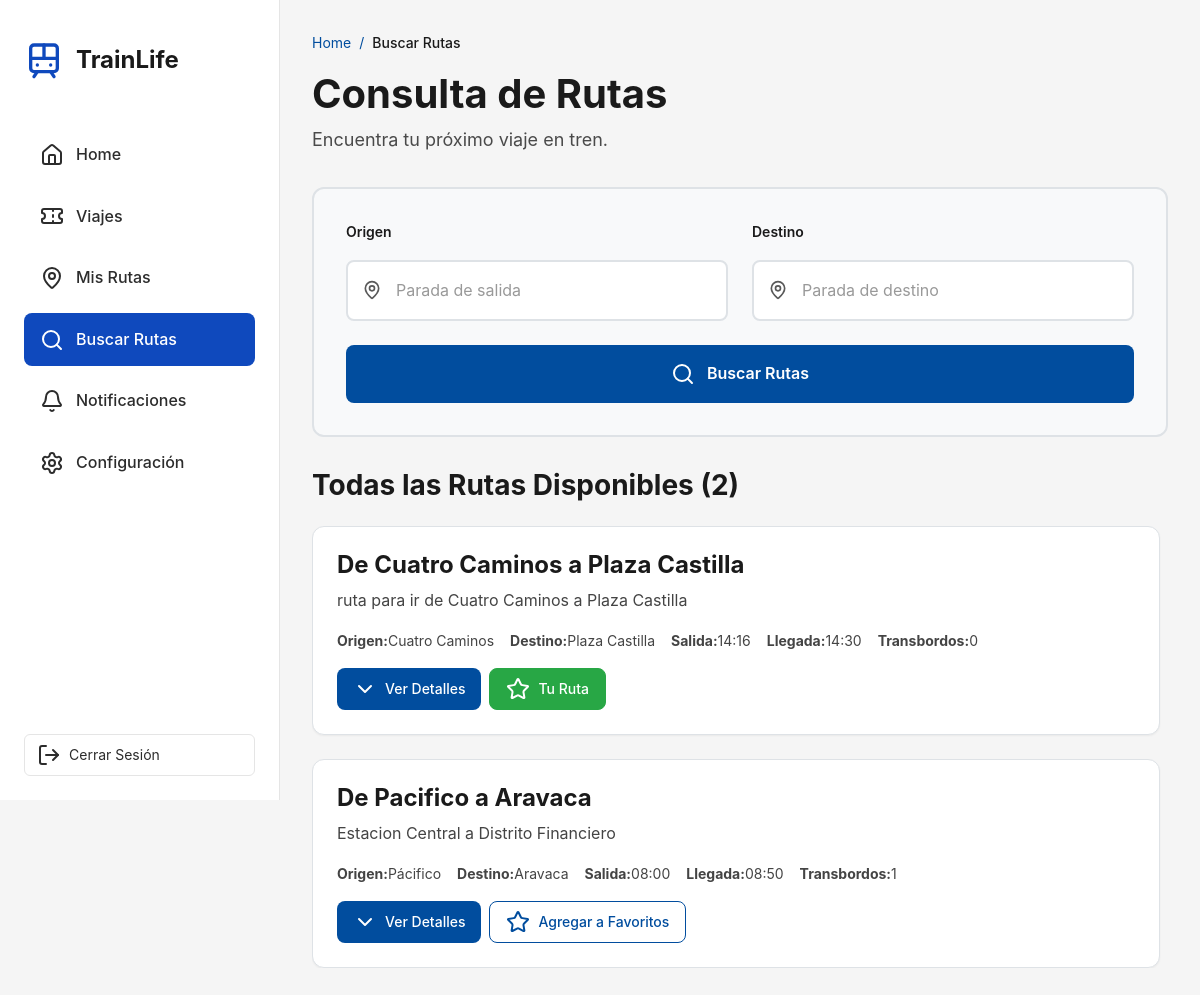
Screenshot of /buscarRutas/1/ (signed in) with the database file from the repository.
### trainLife/models.py (models this page shows, shortened)
class Ruta(models.Model):
    usuarios = models.ManyToManyField(Usuario, related_name='rutas', blank=True)
    nombre = models.CharField(max_length=200)  # Nombre descriptivo de la ruta
    descripcion = models.TextField(blank=True, null=True)  # Descripción opcional
    fechaCreacion = models.DateTimeField(auto_now_add=True)
    fechaActualizacion = models.DateTimeField(auto_now=True)
    class Meta:
        ordering = ['-fechaCreacion']
        verbose_name = 'Ruta'
        verbose_name_plural = 'Rutas'

class Trayecto(models.Model):
    ruta = models.ForeignKey(Ruta, on_delete=models.CASCADE, related_name='trayectos')
    orden = models.PositiveIntegerField(default=1)  # Orden del trayecto en la ruta
    estacionSalida = models.CharField(max_length=200)  # Ej: "Estación Central"
    andenSalida = models.CharField(max_length=10, blank=True, null=True)  # Ej: "3B"
    estacionLlegada = models.CharField(max_length=200)  # Ej: "Estación Intermedia"
    andenLlegada = models.CharField(max_length=10, blank=True, null=True)  # Ej: "1A"
    horaSalida = models.TimeField()  # Hora de salida
    horaLlegada = models.TimeField()  # Hora de llegada
    nombreLinea = models.CharField(max_length=100)  # Ej: "Línea 1 (Roja)"
    colorLinea = models.CharField(max_length=50, blank=True, null=True)  # Ej: "Roja", "Azul"
    imagenMapa = models.ImageField(upload_to='trayectos/mapas/', blank=True, null=True)
    fechaCreacion = models.DateTimeField(auto_now_add=True)
    class Meta:
        ordering = ['ruta', 'orden']
        verbose_name = 'Trayecto'
        verbose_name_plural = 'Trayectos'

### trainLife/views.py (the view, shortened to what this page needs)
# urls.py: path('buscarRutas/<int:usuario_id>/', views.buscarRutas, name='buscar_rutas'),
def buscarRutas(request, usuario_id):
    session_usuario_id = request.session.get('usuario_id')
    if not session_usuario_id or session_usuario_id != usuario_id:
        return redirect('login')
    usuario = Usuario.objects.filter(id=usuario_id).first()
    if not usuario:
        return redirect('login')
    rutas_disponibles = Ruta.objects.all().prefetch_related('trayectos').order_by('-fechaCreacion')
    busqueda = None
    from datetime import date
    fecha_actual = date.today().strftime('%Y-%m-%d')
    return render(request, 'buscarRutas.html', {
        'usuario': usuario,
        'rutas': rutas_disponibles,
        'busqueda': busqueda,
        'fecha_actual': fecha_actual
    })

### trainLife/templates/buscarRutas.html (shortened to what this page needs)
<!DOCTYPE html>
<html lang="es">
<head>
    {% load static %}
    <link href="https://cdn.jsdelivr.net/npm/bootstrap@5.3.0/dist/css/bootstrap.min.css" rel="stylesheet">
    <link rel="stylesheet" href="{% static 'styles/buscarRutas.css' %}">
    <link rel="stylesheet" href="{% static 'styles/sidebar.css' %}">
    <link rel="stylesheet" href="{% static 'styles/confirmModal.css' %}">
</head>
<body>
    <div class="dashboard-container">
        {% with seccion_actual='buscar_rutas' %}
            {% include 'includes/sidebar.html' %}
        {% endwith %}
        <main id="contenido-principal" class="main-content">
            <div class="content-wrapper">
                <nav class="breadcrumbs" aria-label="breadcrumb">
                    <a href="{% url 'inicio_usuario' usuario.id %}" class="breadcrumb-link">Home</a>
                    <span class="breadcrumb-separator">/</span>
                    <span class="breadcrumb-current">Buscar Rutas</span>
                </nav>
                <header class="page-header">
                    <h2 class="page-title">Consulta de Rutas</h2>
                    <p class="page-subtitle">Encuentra tu próximo viaje en tren.</p>
                </header>
                <section class="search-form-section">
                    <form id="searchForm" class="search-form" method="GET" action="{% url 'buscar_rutas' usuario.id %}" role="search" aria-label="Buscar rutas de tren">
                        <div class="form-grid">
                            <div class="form-group">
                                <label for="origen" class="form-label">Origen</label>
                                <div class="input-wrapper">
                                    <input
                                        type="text"
                                        id="origen"
                                        name="origen"
                                        class="form-input"
                                        placeholder="Parada de salida"
                                        aria-label="Estación de origen"
                                        value="{{ busqueda.origen|default:'' }}"
                                    >
                                </div>
                            </div>
                            <div class="form-group">
                                <label for="destino" class="form-label">Destino</label>
                                <div class="input-wrapper">
                                    <input
                                        type="text"
                                        id="destino"
                                        name="destino"
                                        class="form-input"
                                        placeholder="Parada de destino"
                                        aria-label="Estación de destino"
                                        value="{{ busqueda.destino|default:'' }}"
                                    >
                                </div>
                            </div>
                        </div>
                        <button type="submit" class="btn-search">
                            <i data-lucide="search"></i>
                            Buscar Rutas
                        </button>
                    </form>
                </section>
                <section class="routes-section">
                    <h3 class="section-title">
                        {% if busqueda %}
                            Resultados de la Búsqueda ({{ rutas|length }})
                        {% else %}
                            Todas las Rutas Disponibles ({{ rutas|length }})
                        {% endif %}
                    </h3>
                    {% if rutas %}
                        <div id="routesContainer" class="routes-container">
                            {% for ruta in rutas %}
                                <div class="route-card" id="route-{{ ruta.id }}" data-route-id="{{ ruta.id }}">
                                    <div class="route-header">
                                        <div class="route-info">
                                            <h2 class="route-title">{{ ruta.nombre }}</h2>
                                            <p class="route-description">
                                                {{ ruta.descripcion|default:"Sin descripción disponible" }}
                                            </p>
                                            {% if ruta.trayectos.all %}
                                                {% with primer_trayecto=ruta.trayectos.first ultimo_trayecto=ruta.trayectos.last %}
                                                <div class="route-summary">
                                                    <span><strong>Origen:</strong> {{ primer_trayecto.estacionSalida }}</span>
                                                    <span><strong>Destino:</strong> {{ ultimo_trayecto.estacionLlegada }}</span>
                                                    <span><strong>Salida:</strong> {{ primer_trayecto.horaSalida|time:"H:i" }}</span>
                                                    <span><strong>Llegada:</strong> {{ ultimo_trayecto.horaLlegada|time:"H:i" }}</span>
                                                    <span><strong>Transbordos:</strong> {{ ruta.trayectos.count|add:"-1" }}</span>
                                                </div>
                                                {% endwith %}
                                            {% endif %}
                                            <div class="route-actions">
                                                <button class="btn-toggle">
                                                    <i data-lucide="chevron-down"></i>
                                                    Ver Detalles
                                                </button>
                                                {% if usuario not in ruta.usuarios.all %}
                                                <button class="btn-save"
                                                    data-route-id="{{ ruta.id }}"
                                                    data-route-name="{{ ruta.nombre|escapejs }}"
                                                    data-user-id="{{ usuario.id }}">
                                                    <i data-lucide="star"></i>
                                                    Agregar a Favoritos
                                                </button>
                                                {% else %}
                                                <button class="btn-saved" disabled>
                                                    <i data-lucide="star" class="fill-star"></i>
                                                    Tu Ruta
                                                </button>
                                                {% endif %}
                                            </div>
                                        </div>
                                    </div>
                                </div>
                            {% endfor %}
                        </div>
                    {% endif %}
                </section>
            </div>
        </main>
    </div>
</body>
</html>

### trainLife/static/styles/buscarRutas.css (style rules this page uses)
:root { --primary-color: #014d9e; --primary-hover: #01336b; --success-color: #28a745; --success-hover: #218838; --text-dark: #1a1a1a; --text-secondary: #444444; --text-light: #999999; --bg-main: #f5f5f5; --bg-white: #ffffff; --bg-form: #f8f9fa; --bg-badge: #d4e3f7; --border-color: #dee2e6; --border-input: #dee2e6; --shadow-sm: 0 1px 2px rgba(0, 0, 0, 0.05); --shadow-md: 0 4px 6px rgba(0, 0, 0, 0.07); --sidebar-width: 280px; }
* { margin: 0; padding: 0; box-sizing: border-box; }
body { font-family: 'Inter', -apple-system, BlinkMacSystemFont, 'Segoe UI', sans-serif; background-color: var(--bg-main); color: var(--text-dark); line-height: 1.6; -webkit-font-smoothing: antialiased; -moz-osx-font-smoothing: grayscale; }
.dashboard-container { display: flex; min-height: 100vh; }
.main-content { flex: 1; margin-left: var(--sidebar-width); padding: 2rem; min-height: 100vh; }
.content-wrapper { max-width: 1200px; margin: 0 auto; }
.breadcrumbs { display: flex; align-items: center; gap: 0.5rem; margin-bottom: 1rem; font-size: 0.875rem; }
.breadcrumb-link { color: var(--primary-color); text-decoration: none; }
.breadcrumb-separator { color: var(--primary-color); }
.breadcrumb-current { color: var(--text-dark); font-weight: 500; }
.page-header { margin-bottom: 2rem; }
.page-title { font-size: 2.5rem; font-weight: 700; color: var(--text-dark); margin-bottom: 0.5rem; }
.page-subtitle { font-size: 1.125rem; color: #4a4a4a; }
.search-form-section { background-color: var(--bg-form); padding: 2rem; border-radius: 0.75rem; margin-bottom: 2rem; border: 2px solid var(--border-color); }
.search-form { display: flex; flex-direction: column; gap: 1.5rem; }
.form-grid { display: grid; grid-template-columns: repeat(auto-fit, minmax(250px, 1fr)); gap: 1.5rem; }
.form-group { display: flex; flex-direction: column; gap: 0.5rem; }
.form-label { font-size: 0.875rem; font-weight: 600; color: var(--text-dark); }
.input-wrapper { position: relative; display: flex; align-items: center; }
.form-input { width: 100%; padding: 1rem 1rem 1rem 3rem; border: 2px solid var(--border-input); border-radius: 0.5rem; font-size: 1rem; color: var(--text-dark); background-color: var(--bg-white); transition: all 0.2s; }
.form-input::placeholder { color: var(--text-light); }
.btn-search { width: 100%; padding: 1rem 1.5rem; background-color: var(--primary-color); color: white; border: none; border-radius: 0.5rem; font-size: 1rem; font-weight: 600; cursor: pointer; transition: all 0.2s; display: flex; align-items: center; justify-content: center; gap: 0.75rem; }
.section-title { font-size: 1.75rem; font-weight: 700; color: var(--text-dark); margin-bottom: 1.5rem; }
.routes-container { display: flex; flex-direction: column; gap: 1.5rem; max-height: 800px; overflow-y: auto; padding-right: 0.5rem; }
.route-card { background-color: var(--bg-white); border-radius: 0.75rem; padding: 1.5rem; box-shadow: var(--shadow-sm); border: 1px solid var(--border-color); }
.route-header { display: flex; gap: 1.5rem; justify-content: space-between; align-items: flex-start; }
.route-info { flex: 1; }
.route-title { font-size: 1.5rem; font-weight: 700; color: var(--text-dark); margin-bottom: 0.5rem; }
.route-description { font-size: 1rem; color: var(--text-secondary); margin-bottom: 1rem; }
.route-actions { display: flex; gap: 0.5rem; flex-wrap: wrap; }
.btn-toggle, .btn-save, .btn-saved { display: inline-flex; align-items: center; gap: 0.5rem; padding: 0.5rem 1rem; border-radius: 0.5rem; font-size: 0.875rem; font-weight: 500; cursor: pointer; transition: all 0.2s; border: none; }
.btn-toggle { background-color: var(--primary-color); color: white; }
.btn-save { background-color: var(--bg-white); color: var(--primary-color); border: 1px solid var(--primary-color); }
.btn-saved { background-color: var(--success-color); color: white; border: 1px solid var(--success-color); }
.route-summary { display: flex; flex-wrap: wrap; gap: 1rem; margin-bottom: 1rem; font-size: 0.875rem; color: var(--text-secondary); }
.route-summary span { display: flex; align-items: center; }
.routes-section { margin-top: 2rem; }

### trainLife/static/styles/sidebar.css (style rules this page uses)
* { margin: 0; padding: 0; box-sizing: border-box; }
body { font-family: 'Lexend', -apple-system, BlinkMacSystemFont, 'Segoe UI', sans-serif; background-color: #f5f5f5; color: #1a1a1a; line-height: 1.6; -webkit-font-smoothing: antialiased; -moz-osx-font-smoothing: grayscale; }
.main-content { flex: 1; margin-left: 280px; padding: 32px; overflow-y: auto; background-color: #f5f5f5; }

### rows the page displays
Ruta: nombre "De Cuatro Caminos a Plaza Castilla", descripcion "ruta para ir de Cuatro Caminos a Plaza Castilla", trayectos.first.estacionSalida "Cuatro Caminos", trayectos.last.estacionLlegada "Plaza Castilla", trayectos.first.horaSalida "14:16", trayectos.last.horaLlegada "14:30", trayectos.count|add "0", shows "Tu Ruta"
Ruta: nombre "De Pacifico a Aravaca", descripcion "Estacion Central a Distrito Financiero", trayectos.first.estacionSalida "Pácifico", trayectos.last.estacionLlegada "Aravaca", trayectos.first.horaSalida "08:00", trayectos.last.horaLlegada "08:50", trayectos.count|add "1"

### other values shown
{{ rutas|length }} "2"
